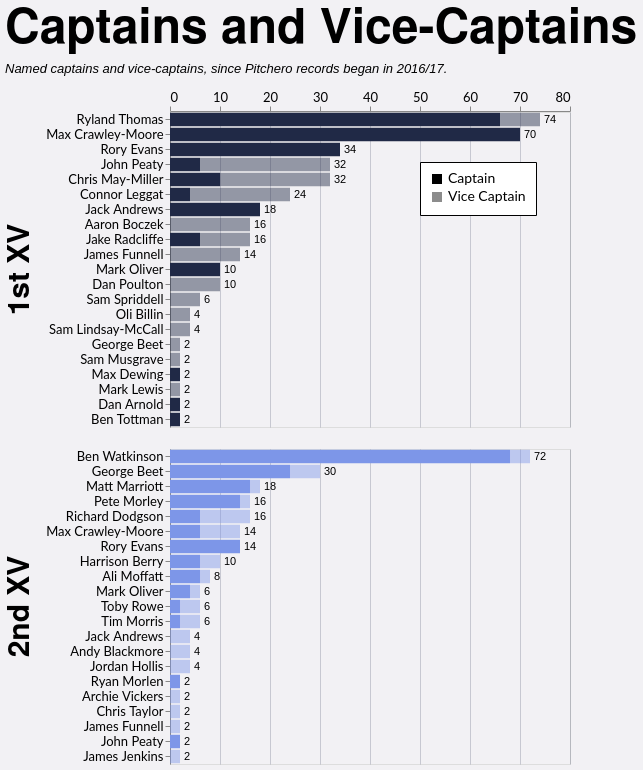

Describe this chart as a Vega-Lite specification.
### Vega-Lite specification from a JSON file in a GitHub repository (floating-point values rounded to 4 significant figures; data arrays with more than 128 entries replaced by an {"elided": "..."} marker saying what was removed)
{"config": {"axis": {"labelFont": "Lato, sans-serif", "titleFont": "PT Sans Narrow, Helvetica Neue, Helvetica, Arial, sans-serif", "labelFontSize": 13, "titleFontSize": 24, "gridColor": "#202947", "gridOpacity": 0.2}, "header": {"labelFont": "PT Sans Narrow, Helvetica Neue, Helvetica, Arial, sans-serif", "titleFont": "PT Sans Narrow, Helvetica Neue, Helvetica, Arial, sans-serif", "labelFontSize": 24, "titleFontSize": 28, "labelFontWeight": "bold", "orient": "left"}, "legend": {"labelFont": "Lato, sans-serif", "titleFont": "PT Sans Narrow, Helvetica Neue, Helvetica, Arial, sans-serif", "labelFontSize": 14, "titleFontSize": 16, "titlePadding": 5, "fillColor": "white", "strokeColor": "black", "padding": 10, "titleFontWeight": "lighter", "titleFontStyle": "italic", "titleColor": "gray", "offset": 10}, "title": {"font": "PT Sans Narrow, Helvetica Neue, Helvetica, Arial, sans-serif", "fontSize": 48, "fontWeight": "bold", "anchor": "start", "align": "center", "titlePadding": 20, "subtitlePadding": 10, "subtitleFontSize": 13, "subtitleColor": "", "subtitleFontStyle": "italic", "offset": 15, "color": "black"}, "axisX": {"labelAngle": 0}, "facet": {"title": null, "header": null, "align": {"row": "each", "column": "each"}}, "resolve": {"scale": {"y": "independent", "facet": "independent"}}, "background": "#f2f1f4"}, "data": {"name": "data-b5cefecc7a5659069cc4db2be8d2443e"}, "facet": {"row": {"field": "squad", "header": {"labelExpr": "datum.value + ' XV'", "labelFontSize": 30, "title": null}, "sort": ["1st", "2nd"], "title": null, "type": "nominal"}}, "spec": {"layer": [{"mark": {"type": "bar"}, "encoding": {"color": {"field": "squad", "legend": null, "scale": {"domain": ["1st", "2nd"], "range": ["#202946", "#7d96e8"]}, "sort": ["1st", "2nd"], "type": "nominal"}, "opacity": {"field": "role", "legend": {"legendX": 250, "legendY": 50, "orient": "none", "title": null}, "scale": {"domain": ["Captain", "Vice Captain"], "range": [1.0, 0.45]}, "sort": ["Captain", "Vice Captain"], "type": "nominal"}, "order": {"field": "stack_order", "sort": "ascending", "type": "quantitative"}, "tooltip": [{"field": "player", "title": "Player", "type": "nominal"}, {"field": "squad", "title": "Squad", "type": "nominal"}, {"field": "role", "title": "Role", "type": "nominal"}, {"field": "games_agg", "title": "Games", "type": "quantitative"}], "x": {"axis": {"orient": "top", "title": null}, "field": "x0", "type": "quantitative"}, "x2": {"field": "x2"}, "y": {"field": "player", "sort": {"field": "player_total", "order": "descending"}, "title": null, "type": "nominal"}}, "transform": [{"aggregate": [{"op": "sum", "field": "games", "as": "games_agg"}, {"op": "max", "field": "player_total", "as": "player_total"}], "groupby": ["player", "squad", "role", "stack_order"]}, {"window": [{"op": "sum", "field": "games_agg", "as": "x2"}], "frame": [null, 0], "groupby": ["player", "squad"], "sort": [{"field": "stack_order", "order": "ascending"}]}, {"calculate": "datum.x2 - datum.games_agg", "as": "x0"}]}, {"mark": {"type": "text", "align": "left", "baseline": "middle", "color": "black", "dx": 4, "fontSize": 11}, "encoding": {"text": {"field": "total_games", "format": ".0f", "type": "quantitative"}, "x": {"axis": {"orient": "top", "title": null}, "field": "total_games", "type": "quantitative"}, "y": {"field": "player", "sort": {"field": "player_total", "order": "descending"}, "title": null, "type": "nominal"}}, "transform": [{"aggregate": [{"op": "sum", "field": "games", "as": "total_games"}, {"op": "max", "field": "player_total", "as": "player_total"}], "groupby": ["player", "squad"]}]}], "height": {"step": 15}, "transform": [{"joinaggregate": [{"op": "sum", "field": "games", "as": "player_total"}], "groupby": ["player", "squad"]}], "width": 400}, "resolve": {"scale": {"y": "independent"}}, "title": {"text": "Captains and Vice-Captains", "subtitle": "Named captains and vice-captains, since Pitchero records began in 2016/17."}, "$schema": "https://vega.github.io/schema/vega-lite/v5.20.1.json", "datasets": {"data-b5cefecc7a5659069cc4db2be8d2443e": {"elided": "197 records"}}}
